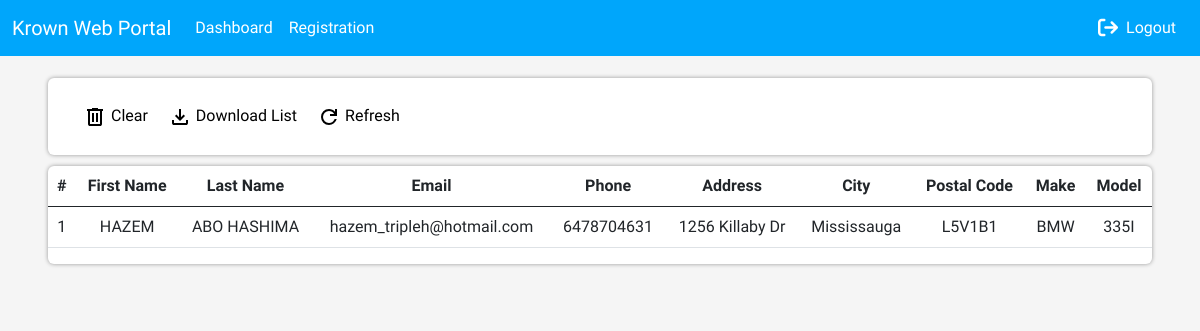
The app's page / (signed in), older data.
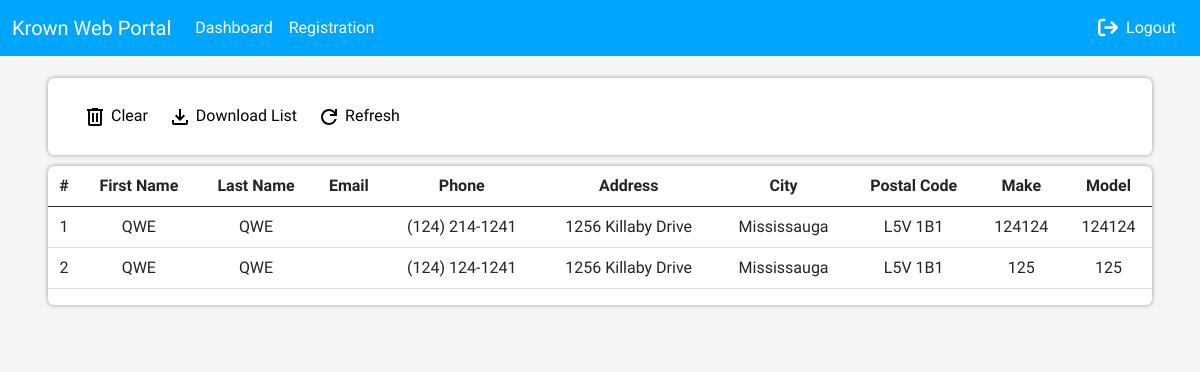
The same page, newer data.
### application/models.py (models this page shows)
class Customer(models.Model):
    first_name = models.CharField(max_length=100)
    last_name = models.CharField(max_length=100)
    email = models.CharField(max_length=100)
    phone = models.CharField(max_length=14)
    address = models.CharField(max_length=100)
    city = models.CharField(max_length=100, default='mississauga')
    postal_code = models.CharField(max_length=100)
    make = models.CharField(max_length=100)
    model = models.CharField(max_length=100)

### application/views.py (the view, shortened to what this page needs)
# urls.py: path('', views.dashboard),
@login_required(login_url='/accounts/login', redirect_field_name=None)
def dashboard(request):
    if request.method == 'GET':
        if (request.user.groups.filter(name="Staff").exists()):
            customer_list = Customer.objects.all()
            context_dict = {'customers': customer_list}
            return render(request, 'dashboard.html', context_dict)
        else:
            return redirect('/registration/')

### templates/dashboard.html (shortened to what this page needs)
{% extends 'base.html' %}
{% load static %}
{% block content %}
<div class="container-fluid header-container px-5">
    <div class="button-panel">
        <form action="clear/">
            <button class="icon-button" type="submit">
                <img src="{% static 'img/delete-fill.svg' %}">
                Clear
            </button>
        </form>
        <button class="icon-button">
            <img src="{% static 'img/download-fill.svg' %}">
            Download List
        </button>
        <form action="refresh/">
            <button class="icon-button">
                <img src="{% static 'img/refresh-fill.svg' %}">
                Refresh
            </button>
        </form>
    </div>
    <div class="table-responsive floating-panel">
        <table class="table table align-middle">
            <thead>
                <tr>
                    <th class="text-center" scope="col">#</th>
                    <th class="text-center" scope="col">First Name</th>
                    <th class="text-center" scope="col">Last Name</th>
                    <th class="text-center" scope="col">Email</th>
                    <th class="text-center" scope="col">Phone</th>
                    <th class="text-center" scope="col">Address</th>
                    <th class="text-center" scope="col">City</th>
                    <th class="text-center" scope="col">Postal Code</th>
                    <th class="text-center" scope="col">Make</th>
                    <th class="text-center" scope="col">Model</th>
                </tr>
            </thead>
            <tbody id="dashboard-table">
                {% if customers %}
                {% for customer in customers %}
                <tr>
                    <td class="text-center" scope="row">{{ forloop.counter }}</th>
                    <td class="text-center" contenteditable="false" onclick="copy_to_clipboard(this)">{{ customer.first_name }}</td>
                    <td class="text-center" contenteditable="false" onclick="copy_to_clipboard(this)">{{ customer.last_name }}</td>
                    <td class="text-center" contenteditable="false" onclick="copy_to_clipboard(this)">{{ customer.email }}</td>
                    <td class="text-center" contenteditable="false" onclick="copy_to_clipboard(this)">{{ customer.phone }}</td>
                    <td class="text-center" contenteditable="false" onclick="copy_to_clipboard(this)">{{ customer.address }}</td>
                    <td class="text-center" contenteditable="false" onclick="copy_to_clipboard(this)">{{ customer.city }}</td>
                    <td class="text-center" contenteditable="false" onclick="copy_to_clipboard(this)">{{ customer.postal_code }}</td>
                    <td class="text-center" contenteditable="false" onclick="copy_to_clipboard(this)">{{ customer.make }}</td>
                    <td class="text-center" contenteditable="false" onclick="copy_to_clipboard(this)">{{ customer.model }}</td>
                </tr>
                {% endfor %}
                {% endif %}
            </tbody>
        </table>
    </div>
</div>
<input type="text" id="hidden-text" style="z-index: -1 !important; position: relative;">
{% endblock %}

### templates/base.html (shortened to what this page needs)
{% load static %}
<!DOCTYPE html>
<html>
<head>
    <link rel="stylesheet" href="{% static 'css/bootstrap.min.css' %}">
    <link rel="stylesheet" href="{% static 'css/base.css' %}">
    <link rel="stylesheet" href="{% static 'css/all.css' %}">
</head>
<body>
    <nav class="navbar navbar-expand-lg navbar-dark" style="background-color: #00A6FB;">
        <div class="container-fluid">
            <a class="navbar-brand" href="#">Krown Web Portal</a>
            <div class="collapse navbar-collapse" id="navbarSupportedContent">
                <ul class="navbar-nav me-auto mb-2 mb-lg-0">
                    <li class="nav-item">
                        <a class="nav-link text-white" href="/">Dashboard</a>
                    </li>
                    <li class="nav-item">
                        <a class="nav-link text-white" href="registration/">Registration</a>
                    </li>
                </ul>
                <ul class="navbar-nav d-flex flex-row me-1">
                    <li class="nav-item me-3 me-lg-0">
                        <a class="nav-link text-white" href="accounts/logout/"><i class="fa-solid fa-arrow-right-from-bracket fa-lg mx-2"></i>Logout</a>
                    </li>
                </ul>
            </div>
        </div>
    </nav>
    {% block content %}
    {% endblock %}
</html>

### static/css/base.css (style rules this page uses)
html, body { margin: 0; padding: 0; height: 100%; background-color: #f5f5f5; font-family: 'Work Sans', sans-serif; }
.header-container { margin-top: 1%; display: inline-block; padding: 10px; }
.floating-panel { margin-top: 1%; background-color: white; border-radius: 6px; filter: drop-shadow(0px 0px 2px #979797); }
.button-panel { display: flex; padding: 20px 25px 20px 25px; background-color: white; border-radius: 6px; filter: drop-shadow(0px 0px 2px #979797); }
.icon-button { padding: 6px 10px 6px 10px; background-color: white; border: 0px; font-family: 'Work Sans', sans-serif; }

Row changes from the older to the newer data that the page shows:
removed Customer: first_name "HAZEM", last_name "ABO HASHIMA", email "hazem_tripleh@hotmail.com", phone "6478704631", address "1256 Killaby Dr", city "Mississauga", postal_code "L5V1B1", make "BMW", model "335I"
added Customer: first_name "QWE", last_name "QWE", phone "(124) 214-1241", address "1256 Killaby Drive", city "Mississauga", postal_code "L5V 1B1", make "124124", model "124124"
added Customer: first_name "QWE", last_name "QWE", phone "(124) 124-1241", address "1256 Killaby Drive", city "Mississauga", postal_code "L5V 1B1", make "125", model "125"
